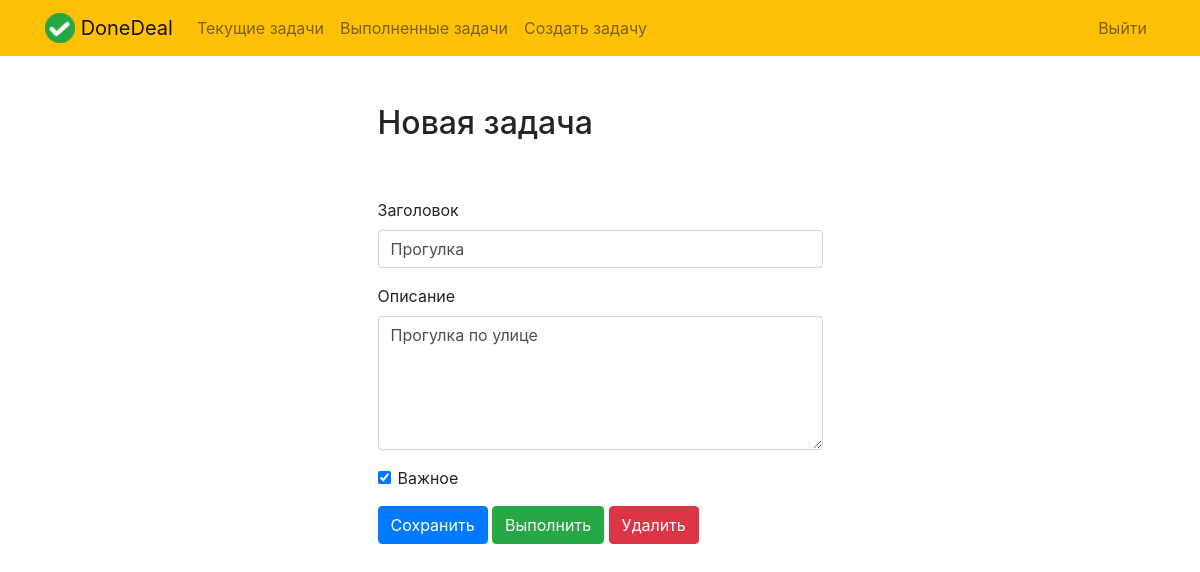
The page /todo/4 (signed in) on the database its author committed.
### todo/models.py (models this page shows, shortened)
class Todo(models.Model):
    title = models.CharField(max_length=100, verbose_name='Заголовок')
    memo = models.TextField(blank=True, verbose_name='Описание')
    created = models.DateTimeField(auto_now_add=True, verbose_name='Время создания')
    datecompleted = models.DateTimeField(null=True, blank=True, verbose_name='Время выполнения')
    important = models.BooleanField(default=False, verbose_name='Важное')
    user = models.ForeignKey(User, on_delete=models.CASCADE, verbose_name='Пользователь')

### todo/views.py (the view, shortened to what this page needs)
# urls.py: path('todo/<int:todo_pk>', views.viewtodo, name='viewtodo'),
@login_required
def viewtodo(request, todo_pk):
    todo = get_object_or_404(Todo, pk=todo_pk, user=request.user)
    if request.method == 'GET':
        form = TodoForm(instance=todo)
        return render(request, 'todo/viewtodo.html', {'todo':todo, 'form':form})

### todo/forms.py
class TodoForm(ModelForm):
    class Meta:
        model = Todo
        fields = ['title', 'memo', 'important']

### todo/templates/todo/viewtodo.html (shortened to what this page needs)
{% extends "todo/base.html" %}
{% block content %}
    <div class="row justify-content-center mt-5">
        <div class="col-md-5">
            <h2>Новая задача</h2>
        </div>
    </div>
    <div class="row justify-content-center mt-5">
        <div class="col-md-5">
            <form method="POST">
                <div class="form-group">
                    <label for="title">Заголовок</label>
                    <input type="text" name="title" class="form-control" id="title" value="{{ todo.title }}" required>
                </div>
                <div class="form-group">
                    <label for="memo">Описание</label>
                    <textarea name="memo" rows="5" class="form-control" id="memo" >{{ todo.memo }}</textarea>
                </div>
                <div class="form-group form-check">
                    <input type="checkbox" name="important" class="form-check-input" id="important" {% if todo.important %}checked{% endif %}>
                    <label class="form-check-label" for="important">Важное</label>
                </div>
                <button type="submit" class="btn btn-primary">Сохранить</button>
                <button type="button" class="btn btn-success" onclick="$('#complete').click()">Выполнить</button>
                <button type="button" class="btn btn-danger" onclick="$('#delete').click()">Удалить</button>
            </form>
        </div>
    </div>
{% endblock %}

### rows shown on the page
Todo: title "Прогулка", memo "Прогулка по улице", important "☑"
